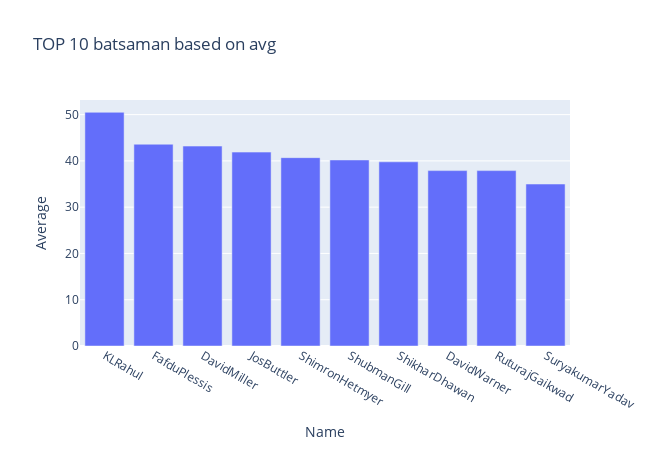

Notebook source saved alongside this figure:
### Code cell
px.bar(x=new_df.sort_values(by='avg',ascending=False).head(10)['batsmanName'],
       y=new_df.sort_values(by='avg',ascending=False).head(10)['avg'],
       width=650, height=450,title="TOP 10 batsaman based on avg",labels=dict(x='Name',y='Average'))

### Figure 1 — Plotly figure (JSON) as saved in the notebook; plotly's stock layout.template omitted (floating-point values rounded to 4 significant figures)
{"data": [{"alignmentgroup": "True", "hovertemplate": "Name=%{x}<br>Average=%{y}<extra></extra>", "legendgroup": "", "marker": {"color": "#636efa", "pattern": {"shape": ""}}, "name": "", "offsetgroup": "", "orientation": "v", "showlegend": false, "textposition": "auto", "type": "bar", "x": ["KLRahul", "FafduPlessis", "DavidMiller", "JosButtler", "ShimronHetmyer", "ShubmanGill", "ShikharDhawan", "DavidWarner", "RuturajGaikwad", "SuryakumarYadav"], "xaxis": "x", "y": [50.5, 43.6, 43.2, 41.9, 40.7, 40.2, 39.8, 37.9, 37.9, 35], "yaxis": "y"}], "layout": {"barmode": "relative", "height": 450, "legend": {"tracegroupgap": 0}, "title": {"text": "TOP 10 batsaman based on avg"}, "width": 650, "xaxis": {"anchor": "y", "domain": [0, 1], "title": {"text": "Name"}}, "yaxis": {"anchor": "x", "domain": [0, 1], "title": {"text": "Average"}}}}
